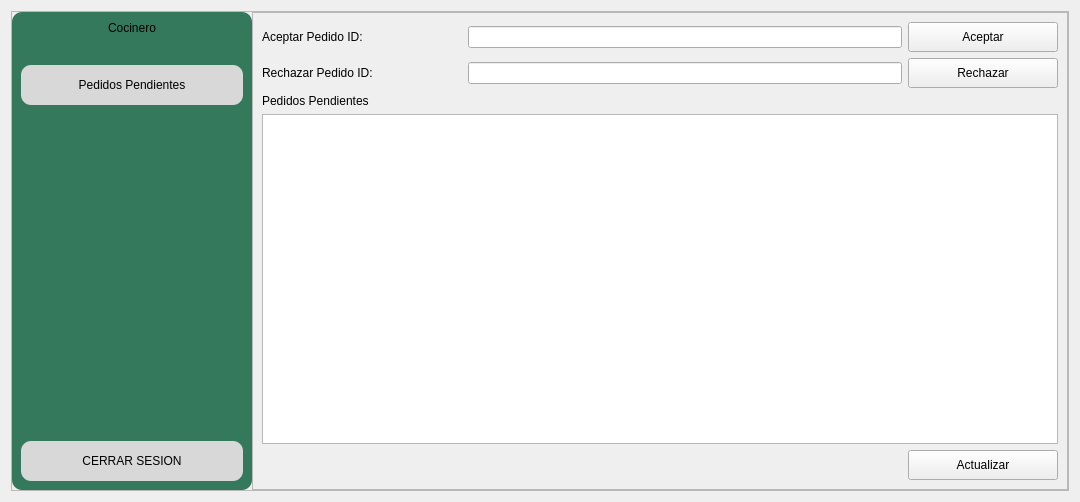
         <widget class="QWidget" name="pageCocinero">
          <layout class="QHBoxLayout" name="horizontalLayout_110">
           <item>
            <widget class="QFrame" name="frame_63">
             <property name="frameShape">
              <enum>QFrame::StyledPanel</enum>
             </property>
             <property name="frameShadow">
              <enum>QFrame::Raised</enum>
             </property>
             <layout class="QHBoxLayout" name="horizontalLayout_103">
              <property name="spacing">
               <number>0</number>
              </property>
              <property name="leftMargin">
               <number>0</number>
              </property>
              <property name="topMargin">
               <number>0</number>
              </property>
              <property name="rightMargin">
               <number>0</number>
              </property>
              <property name="bottomMargin">
               <number>0</number>
              </property>
              <item>
               <widget class="QFrame" name="frame_64">
                <property name="minimumSize">
                 <size>
                  <width>240</width>
                  <height>0</height>
                 </size>
                </property>
                <property name="maximumSize">
                 <size>
                  <width>200</width>
                  <height>16777215</height>
                 </size>
                </property>
                <property name="styleSheet">
                 <string notr="true">background-color: #35795c;
border-radius:10px;</string>
                </property>
                <property name="frameShape">
                 <enum>QFrame::StyledPanel</enum>
                </property>
                <property name="frameShadow">
                 <enum>QFrame::Raised</enum>
                </property>
                <layout class="QVBoxLayout" name="verticalLayout_63">
                 <property name="spacing">
                  <number>30</number>
                 </property>
                 <item>
                  <widget class="QLabel" name="label_47">
                   <property name="styleSheet">
                    <string notr="true">font: 87 11pt &quot;Arial Black&quot;;</string>
                   </property>
                   <property name="text">
                    <string>Cocinero</string>
                   </property>
                   <property name="alignment">
                    <set>Qt::AlignCenter</set>
                   </property>
                  </widget>
                 </item>
                 <item>
                  <widget class="QPushButton" name="btnPedidosPendientesCocinero">
                   <property name="minimumSize">
                    <size>
                     <width>0</width>
                     <height>40</height>
                    </size>
                   </property>
                   <property name="styleSheet">
                    <string notr="true">QPushButton{
background-color: #d8d8d9;
font: 87 10pt &quot;Arial Black&quot;;
color: rgb(0, 0, 0);
border-radius:10px;

}

QPushButton:hover{
background-color: #c8c8c9;
color: rgb(0, 0, 0);
border-radius:10px;
}</string>
                   </property>
                   <property name="text">
                    <string>Pedidos Pendientes</string>
                   </property>
                  </widget>
                 </item>
                 <item>
                  <spacer name="verticalSpacer_62">
                   <property name="orientation">
                    <enum>Qt::Vertical</enum>
                   </property>
                   <property name="sizeHint" stdset="0">
                    <size>
                     <width>20</width>
                     <height>306</height>
                    </size>
                   </property>
                  </spacer>
                 </item>
                 <item>
                  <widget class="QPushButton" name="btnCerrarSesionAdmin1_18">
                   <property name="minimumSize">
                    <size>
                     <width>0</width>
                     <height>40</height>
                    </size>
                   </property>
                   <property name="styleSheet">
                    <string notr="true">QPushButton{
background-color: #d8d8d9;
font: 87 9pt &quot;Arial Black&quot;;
color: rgb(0, 0, 0);
border-radius:10px;

}

QPushButton:hover{
background-color: #c8c8c9;
color: rgb(0, 0, 0);
border-radius:10px;
}</string>
                   </property>
                   <property name="text">
                    <string>CERRAR SESION</string>
                   </property>
                   <property name="icon">
                    <iconset>
                     <normaloff>Imagenes/logo cerrar sesion.png</normaloff>Imagenes/logo cerrar sesion.png</iconset>
                   </property>
                  </widget>
                 </item>
                </layout>
               </widget>
              </item>
              <item>
               <widget class="QFrame" name="frame_65">
                <property name="frameShape">
                 <enum>QFrame::StyledPanel</enum>
                </property>
                <property name="frameShadow">
                 <enum>QFrame::Raised</enum>
                </property>
                <layout class="QVBoxLayout" name="verticalLayout_64">
                 <item>
                  <layout class="QHBoxLayout" name="horizontalLayout_133">
                   <item>
                    <widget class="QLabel" name="label_109">
                     <property name="minimumSize">
                      <size>
                       <width>200</width>
                       <height>30</height>
                      </size>
                     </property>
                     <property name="maximumSize">
                      <size>
                       <width>100</width>
                       <height>30</height>
                      </size>
                     </property>
                     <property name="styleSheet">
                      <string notr="true">font: 87 11pt &quot;Arial Black&quot;;</string>
                     </property>
                     <property name="text">
                      <string>Aceptar Pedido ID:</string>
                     </property>
                    </widget>
                   </item>
                   <item>
                    <widget class="QLineEdit" name="idDePedidoCocinero"/>
                   </item>
                   <item>
                    <widget class="QPushButton" name="btnAceptarPedidoCocinero">
                     <property name="minimumSize">
                      <size>
                       <width>150</width>
                       <height>30</height>
                      </size>
                     </property>
                     <property name="maximumSize">
                      <size>
                       <width>150</width>
                       <height>30</height>
                      </size>
                     </property>
                     <property name="styleSheet">
                      <string notr="true">font: 87 11pt &quot;Arial Black&quot;;</string>
                     </property>
                     <property name="text">
                      <string>Aceptar</string>
                     </property>
                    </widget>
                   </item>
                  </layout>
                 </item>
                 <item>
                  <layout class="QHBoxLayout" name="horizontalLayout_134">
                   <item>
                    <widget class="QLabel" name="label_110">
                     <property name="minimumSize">
                      <size>
                       <width>200</width>
                       <height>30</height>
                      </size>
                     </property>
                     <property name="maximumSize">
                      <size>
                       <width>100</width>
                       <height>30</height>
                      </size>
                     </property>
                     <property name="styleSheet">
                      <string notr="true">font: 87 11pt &quot;Arial Black&quot;;</string>
                     </property>
                     <property name="text">
                      <string>Rechazar Pedido ID:</string>
                     </property>
                    </widget>
                   </item>
                   <item>
                    <widget class="QLineEdit" name="idDePedidoCocinero_2"/>
                   </item>
                   <item>
                    <widget class="QPushButton" name="btnRechazarPedidoCocinero">
                     <property name="minimumSize">
                      <size>
                       <width>150</width>
                       <height>30</height>
                      </size>
                     </property>
                     <property name="maximumSize">
                      <size>
                       <width>150</width>
                       <height>30</height>
                      </size>
                     </property>
                     <property name="styleSheet">
                      <string notr="true">font: 87 11pt &quot;Arial Black&quot;;</string>
                     </property>
                     <property name="text">
                      <string>Rechazar</string>
                     </property>
                    </widget>
                   </item>
                  </layout>
                 </item>
                 <item>
                  <widget class="QLabel" name="label_81">
                   <property name="styleSheet">
                    <string notr="true">font: 87 14pt &quot;Arial Black&quot;;</string>
                   </property>
                   <property name="text">
                    <string>Pedidos Pendientes</string>
                   </property>
                  </widget>
                 </item>
                 <item>
                  <widget class="QTableWidget" name="tableProductosPedidoCocinero"/>
                 </item>
                 <item>
                  <layout class="QHBoxLayout" name="horizontalLayout_104">
                   <item>
                    <widget class="QLabel" name="labelInfoMostrarPedidosPendientesCocinero">
                     <property name="minimumSize">
                      <size>
                       <width>600</width>
                       <height>30</height>
                      </size>
                     </property>
                     <property name="maximumSize">
                      <size>
                       <width>200</width>
                       <height>30</height>
                      </size>
                     </property>
                     <property name="styleSheet">
                      <string notr="true">font: 87 10pt &quot;Arial Black&quot;;</string>
                     </property>
                     <property name="text">
                      <string/>
                     </property>
                    </widget>
                   </item>
                   <item>
                    <spacer name="horizontalSpacer_49">
                     <property name="orientation">
                      <enum>Qt::Horizontal</enum>
                     </property>
                     <property name="sizeHint" stdset="0">
                      <size>
                       <width>40</width>
                       <height>20</height>
                      </size>
                     </property>
                    </spacer>
                   </item>
                   <item>
                    <widget class="QPushButton" name="btnActualizarPedidosPendientesCocinero">
                     <property name="minimumSize">
                      <size>
                       <width>150</width>
                       <height>30</height>
                      </size>
                     </property>
                     <property name="maximumSize">
                      <size>
                       <width>150</width>
                       <height>30</height>
                      </size>
                     </property>
                     <property name="styleSheet">
                      <string notr="true">font: 87 13pt &quot;Arial Black&quot;;
color: rgb(0, 0, 0);</string>
                     </property>
                     <property name="text">
                      <string>Actualizar</string>
                     </property>
                    </widget>
                   </item>
                  </layout>
                 </item>
                </layout>
               </widget>
              </item>
             </layout>
            </widget>
           </item>
          </layout>
         </widget>
